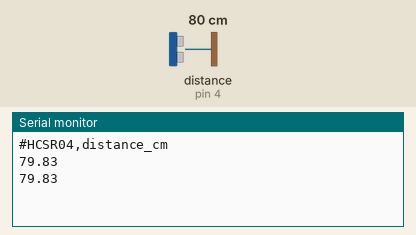
Simulated run of this sketch. Board: Arduino Uno, built with avr-gcc and run on an emulated ATmega328P. Shown: the last lines printed to the serial monitor. Wiring (inferred from the names in the program): ultrasonic range finder: trigger pin 3; echo pin 4. The test bench sets the inputs (shaded band); at power-on: distance to the obstacle (sensor on pin 4) 80 cm. The echo pulse lasts 58.3 µs per cm.

Above: at 1.8 s.
1.9 s: distance to the obstacle (sensor on pin 4) set to 2 cm
At 2.5 s:
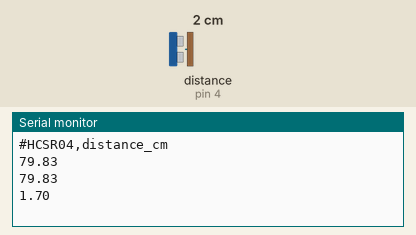
3.4 s: distance to the obstacle (sensor on pin 4) set to 4 cm
At 4.8 s:
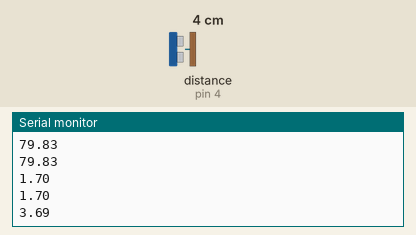
Timing chart, 0 to 6.4 s (numbered marks = the images above; inputs shaded):
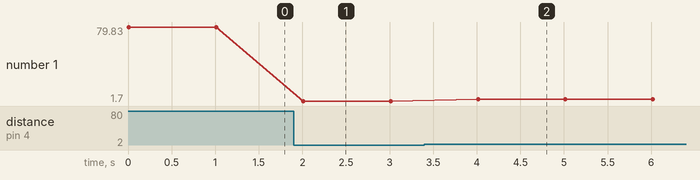

Measured:
- after the input at 1.9 s, the serial monitor: prints a new line after 0.11 s (image 1)
- after the input at 3.4 s, the serial monitor: prints a new line after 0.61 s (image 2)
- plotted number 1: 79.83 → 1.7 after the input at 1.9 s, 1.7 → 3.69 after the input at 3.4 s

The sketch:

sketch_distsens.ino
```cpp
const int TRIG_PIN = 3;
const int ECHO_PIN = 4;
const unsigned long SAMPLE_MS = 1000; // ~1 Hz

void setup() {
  Serial.begin(115200);
  while (!Serial) { delay(10); }
  pinMode(TRIG_PIN, OUTPUT);
  pinMode(ECHO_PIN, INPUT);
  Serial.println("#HCSR04,distance_cm");
}

void loop() {
  // Trigger ultrasonic burst
  digitalWrite(TRIG_PIN, LOW); delayMicroseconds(2);
  digitalWrite(TRIG_PIN, HIGH); delayMicroseconds(10);
  digitalWrite(TRIG_PIN, LOW);

  // Read echo time (timeout 25ms ~ 4.3m)
  unsigned long duration = pulseIn(ECHO_PIN, HIGH, 25000UL);

  if (duration == 0) {
    Serial.println("NaN");
  } else {
    // distance in cm: duration/2 / 29.1
    float cm = (duration * 0.5f) / 29.1f;
    Serial.println(cm, 2);
  }
  delay(SAMPLE_MS);
}
```
